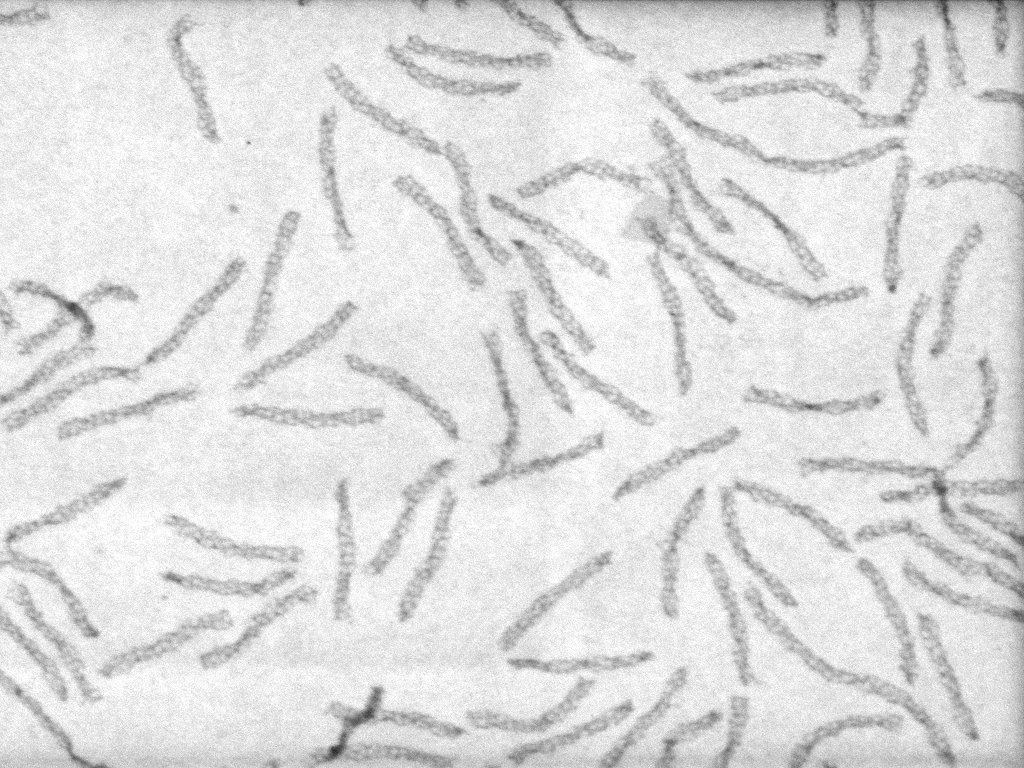
#> input picture raw_data/tube dimer05.tif, 1024 x 768 px, found by its file name
$ jupyter execute --allow-errors watershed_based_image_segmentation.ipynb   (shell and % lines are left out)   (older library calls are emulated)
#> lines starting #> are read from the running program, lines starting #| are printed output that depends on the picture; after the words box and inside, x2 and y2 are one past the last pixel; in counts of white or black regions, pixels touching at a corner belong together
[cell 1]
import os
import matplotlib.pyplot as plt
import matplotlib
from skimage import io, filters, morphology, measure, feature, future, segmentation, util
from scipy import ndimage
from skimage.color import label2rgb
import os
import numpy as np
import pandas as pd
from scipy import ndimage
import matplotlib.patches as mpatches

## First importing the truss image

[cell 2]
in_folder = 'raw-data'
in_file = 'tube dimer05.tif'
truss_image = io.imread(os.path.join(in_folder, in_file))
#> truss_image is the input picture: shape (768, 1024); min 38, max 255, mean 222.3
plt.imshow(truss_image)

## Now applying Otsu thresholding to create a sure Bg and a sure Fg image

[cell 3]
threshold = filters.threshold_otsu(filters.median(truss_image, selem=np.ones(shape=(15, 15))))
#> threshold = 214

binary = (truss_image > threshold) # using '<' because the trusses have a lower intensity value
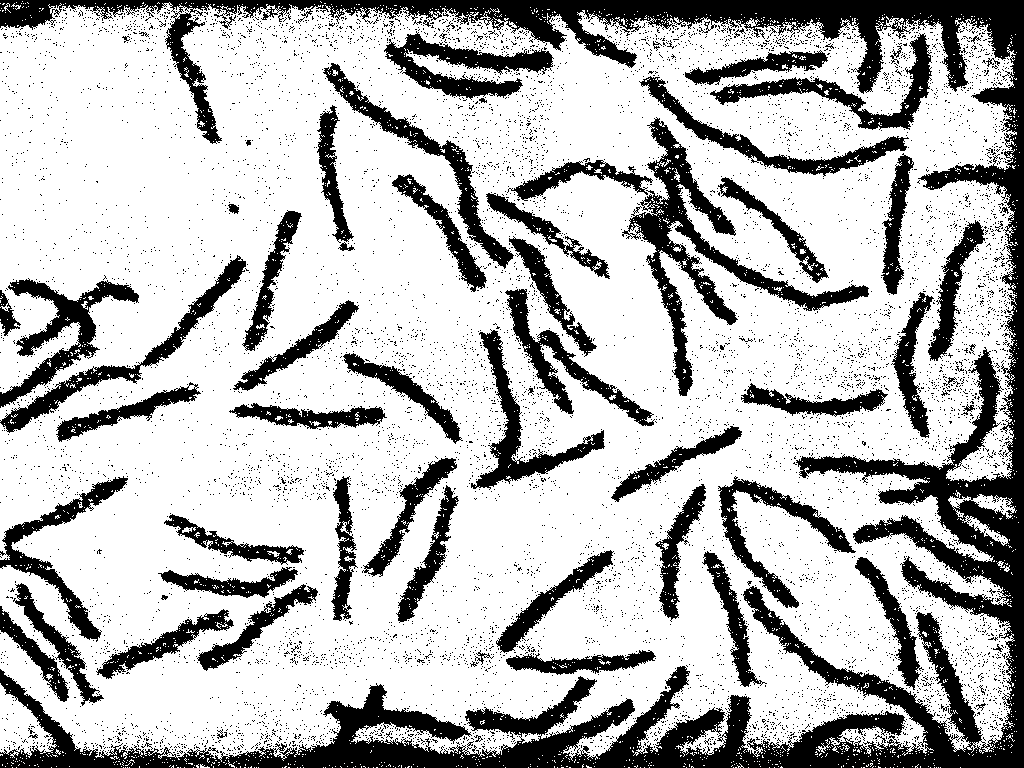
#> binary: shape (768, 1024) bool; 72.6% white; 8575 black regions (8498 under 20 px), largest, box (x1, y1, x2, y2) and area: (0, 0, 1024, 768) 90577, (622, 117, 869, 396) 10095, (0, 278, 139, 408) 4576
morphed_binary = morphology.remove_small_holes(morphology.remove_small_objects(~binary, min_size=200), area_threshold=50)
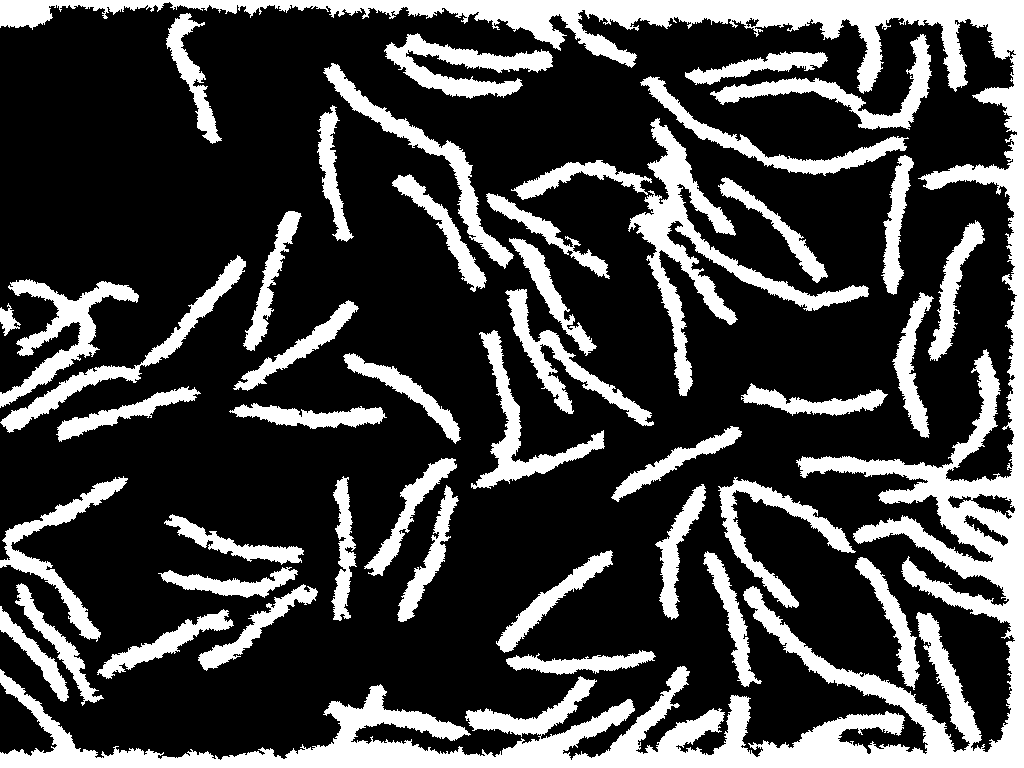
#> morphed_binary: shape (768, 1024) bool; 26.1% white; 45 white regions, largest, box (x1, y1, x2, y2) and area: (0, 0, 1024, 768) 89214, (628, 118, 869, 396) 10413, (0, 279, 139, 408) 4689

clear = segmentation.clear_border(morphed_binary)
#> clear: shape (768, 1024) bool; 12.9% white; 39 white regions, largest, box (x1, y1, x2, y2) and area: (628, 118, 869, 396) 10413, (384, 33, 553, 99) 4486, (323, 63, 514, 269) 4322
sure_bg = morphology.binary_dilation(clear, np.ones(shape=(5, 5)))
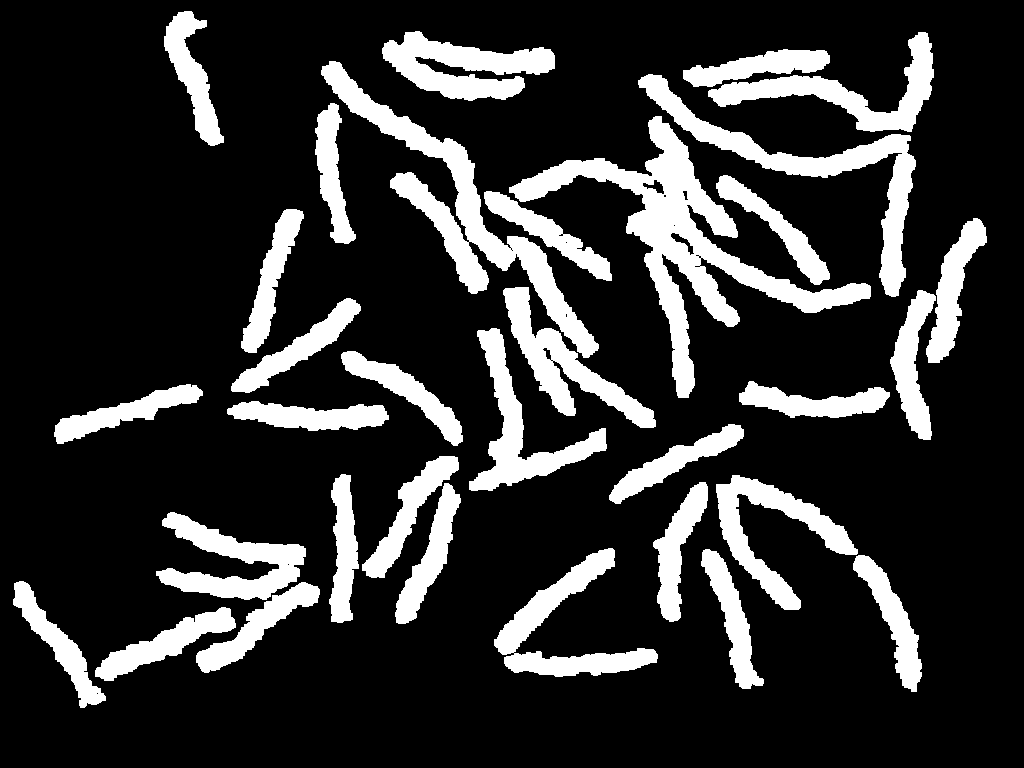
#> sure_bg: shape (768, 1024) bool; 19% white; 33 white regions, largest, box (x1, y1, x2, y2) and area: (509, 116, 871, 398) 17819, (321, 61, 599, 358) 12310, (638, 74, 916, 297) 8539
sure_fg = morphology.binary_erosion(clear, np.ones(shape=(1, 1)))
islands = np.logical_and(sure_bg, ~sure_fg)
#> islands: shape (768, 1024) bool; 6.1% white in thin lines or dots, all inside (x1, y1, x2, y2) = (13, 11, 987, 708)
plt.imshow(islands)

## now skeletonizing individual trusses to create watershed sources, and performing watershed

[cell 4]
edges = filters.frangi(~sure_fg)
eroded_edges = morphology.skeletonize(morphology.binary_erosion(edges, np.ones(shape=(12, 12))))
#> eroded_edges: shape (768, 1024) bool; 0.76% white in thin lines or dots, all inside (x1, y1, x2, y2) = (22, 0, 976, 700)
plt.imshow(eroded_edges)

[cell 5]
markers = measure.label(eroded_edges)
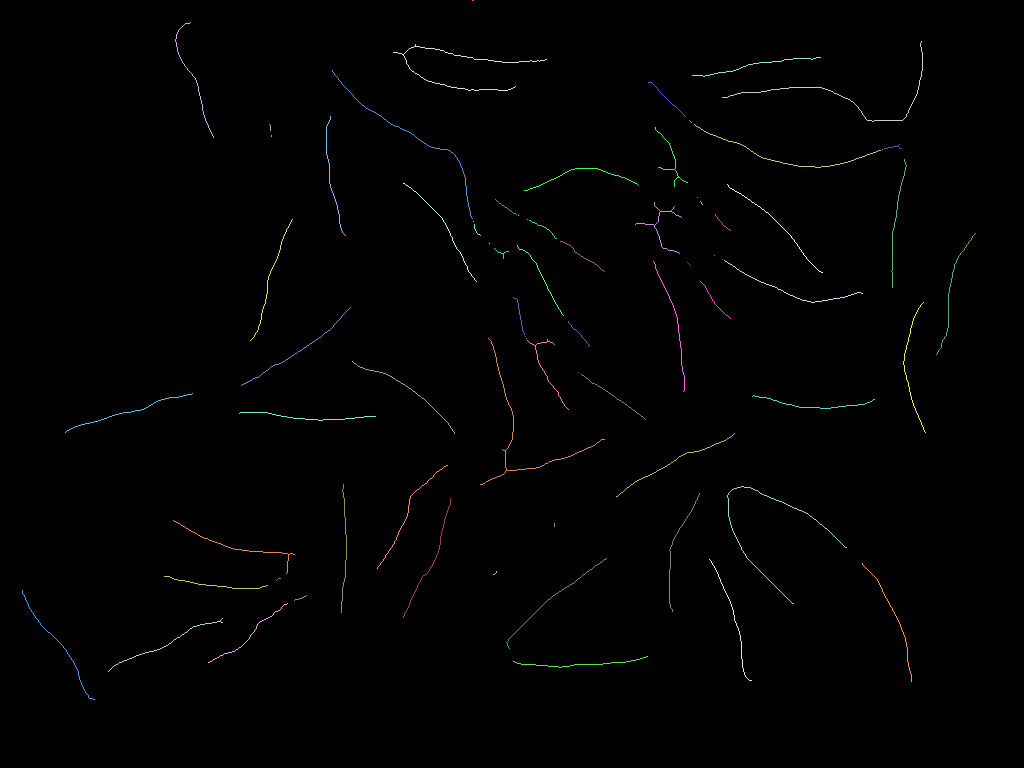
#> markers: shape (768, 1024) int32; 75 distinct labels, from 0 to 74; one colour per label, 0 black
#> (the rest of this cell did not finish here and is left out)

$ run again, with raw_data/tube dimer07.tif copied over raw_data/tube dimer05.tif
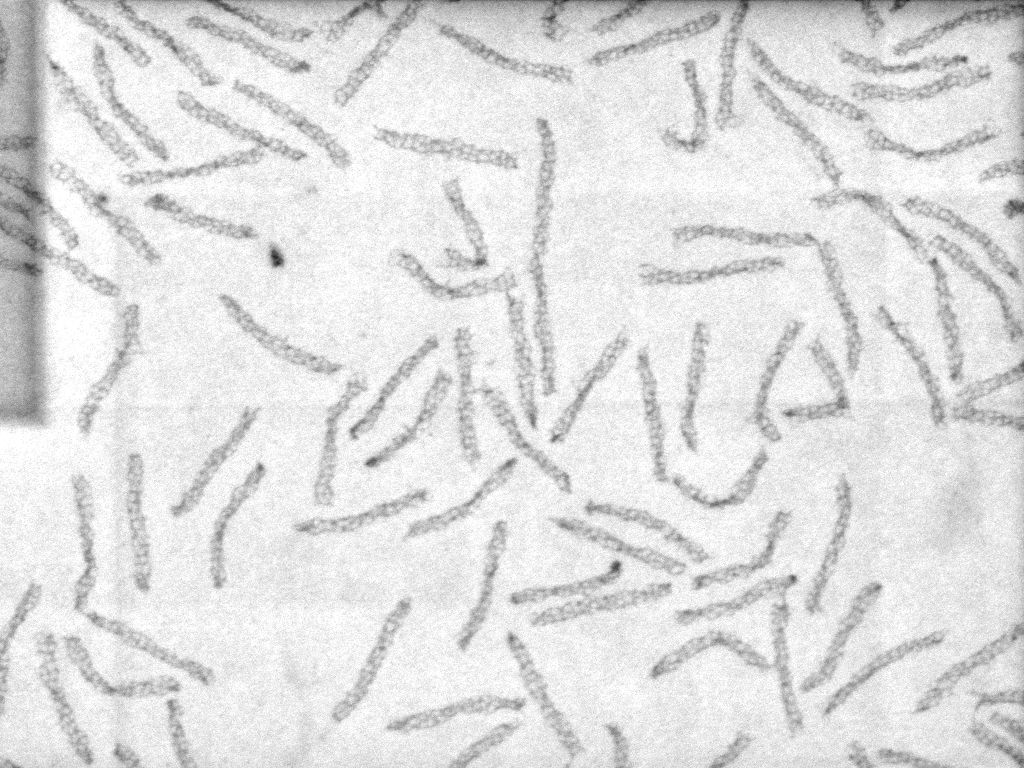
#> input picture raw_data/tube dimer07.tif, 1024 x 768 px, found by its file name
#> truss_image is the input picture: shape (768, 1024); min 29, max 255, mean 223.3
#> threshold = 213
#> `binary = (truss_image > threshold) # using '<' because the trusses hav..`:
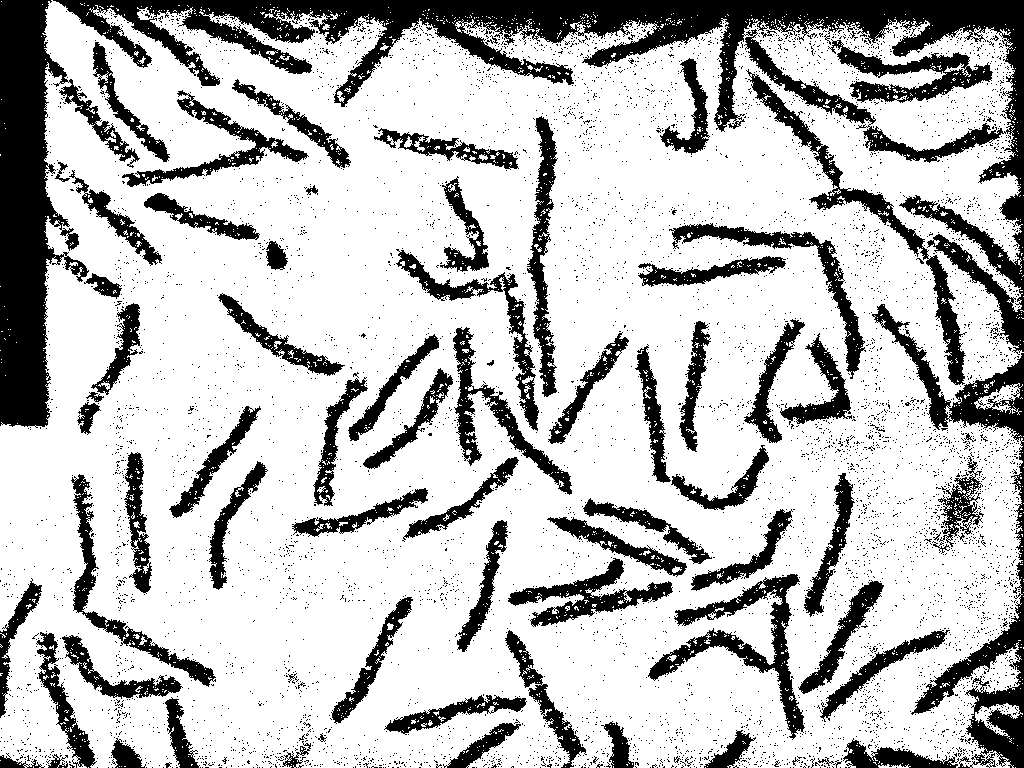
#> binary: shape (768, 1024) bool; 74.5% white; 6285 black regions (6201 under 20 px), largest, box (x1, y1, x2, y2) and area: (53, 0, 1024, 355) 47734, (0, 0, 140, 428) 22116, (872, 304, 1024, 768) 11340
#> morphed_binary: shape (768, 1024) bool; 24.8% white; 63 white regions, largest, box (x1, y1, x2, y2) and area: (53, 0, 1024, 352) 44923, (0, 0, 89, 427) 20941, (872, 304, 1024, 768) 11077
#> clear: shape (768, 1024) bool; 13.6% white; 51 white regions, largest, box (x1, y1, x2, y2) and area: (648, 574, 805, 739) 5646, (750, 74, 966, 385) 5424, (831, 40, 993, 103) 3969
#> sure_bg: shape (768, 1024) bool; 20.8% white; 43 white regions, largest, box (x1, y1, x2, y2) and area: (743, 33, 1006, 387) 20017, (506, 496, 714, 629) 10883, (394, 114, 559, 433) 10821
#> islands: shape (768, 1024) bool; 7.3% white in thin lines or dots, all inside (x1, y1, x2, y2) = (57, 33, 1006, 741)
#> eroded_edges: shape (768, 1024) bool; 0.87% white in thin lines or dots, all inside (x1, y1, x2, y2) = (68, 41, 995, 740)
#> `markers = measure.label(eroded_edges)`:
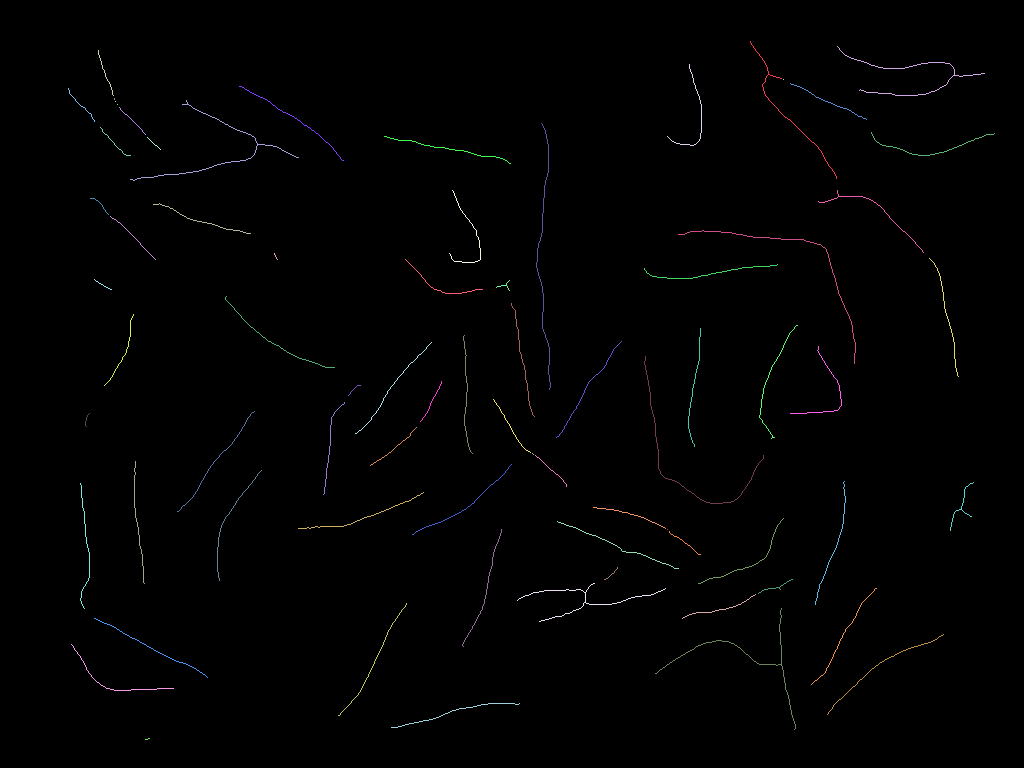
#> markers: shape (768, 1024) int32; 75 distinct labels, from 0 to 74; one colour per label, 0 black
